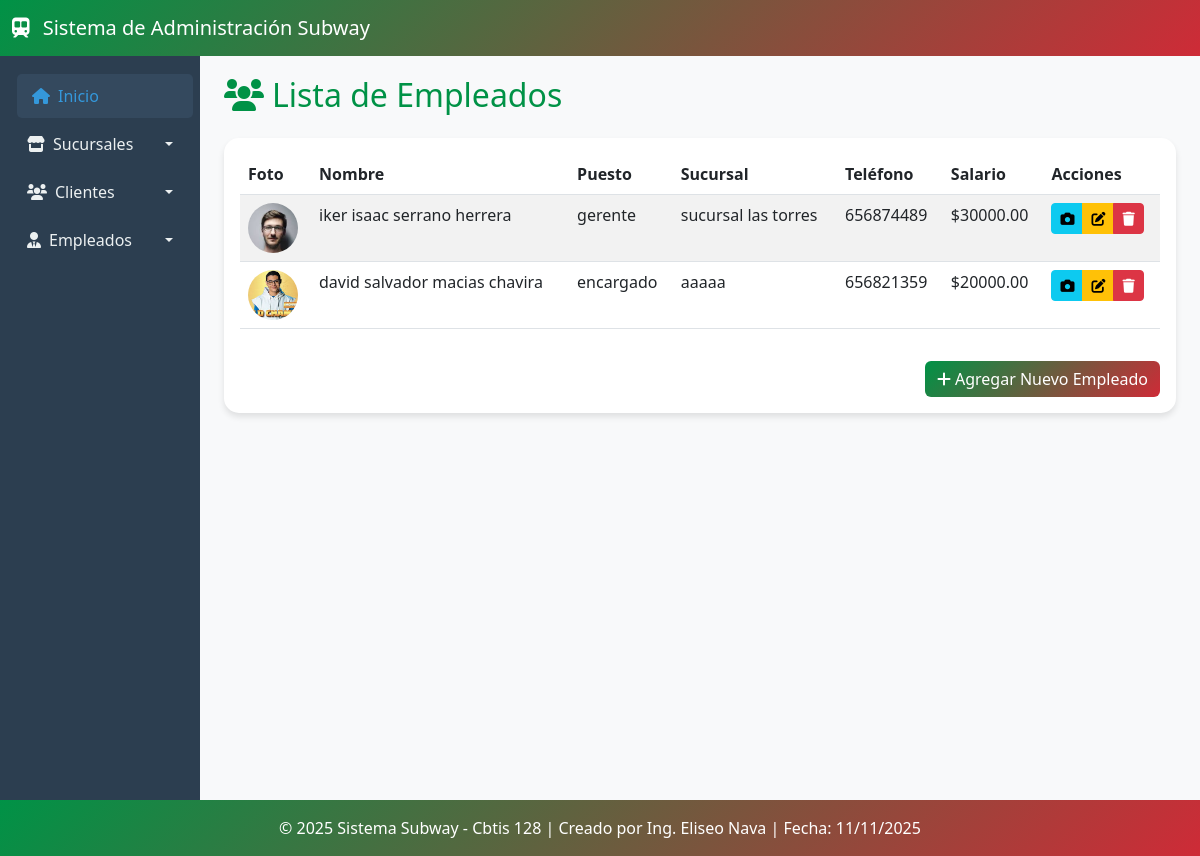
/empleados/, run on an earlier commit of the app's database.
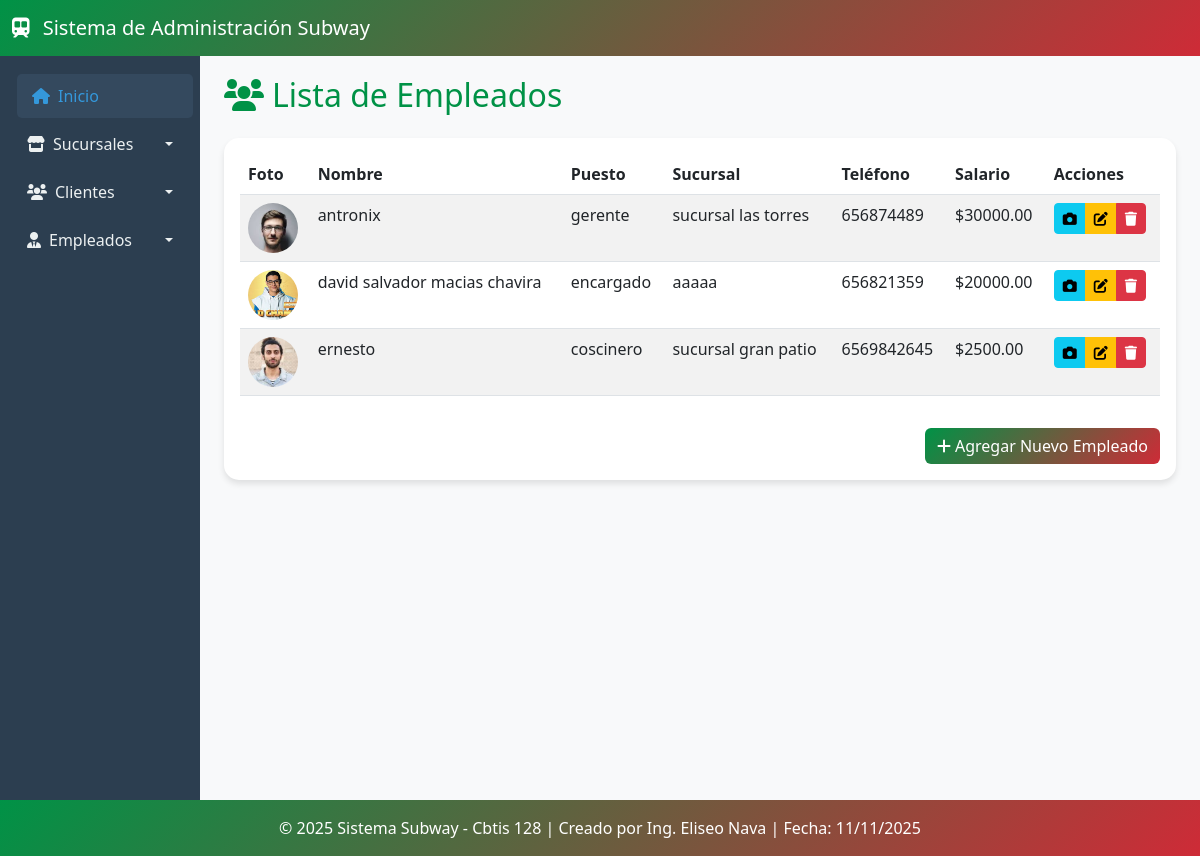
And on a later commit of the database.
### app_Subway/models.py (models this page shows, shortened)
class Empleado(models.Model):
    sucursal = models.ForeignKey(Sucursal, on_delete=models.CASCADE, related_name="empleados")
    nombre = models.CharField(max_length=100, default="Empleado")
    telefono = models.CharField(max_length=15)
    salario = models.DecimalField(max_digits=10, decimal_places=2)
    fecha_contratacion = models.DateField()
    puesto = models.CharField(max_length=50)
    foto_perfil = models.ImageField(upload_to='empleados/fotos/', null=True, blank=True)

class Sucursal(models.Model):
    nombre = models.CharField(max_length=50)
    telefono = models.CharField(max_length=15)
    horario_apertura = models.TimeField()
    horario_cierre = models.TimeField()
    direccion = models.CharField(max_length=100)
    foto_sucursal = models.ImageField(upload_to='sucursales/fotos/', null=True, blank=True)  # NUEVO CAMPO

### app_Subway/views.py (the view)
# urls.py: path('empleados/', views.ver_empleados, name='ver_empleados'),
def ver_empleados(request):
    empleados = Empleado.objects.all()
    return render(request, 'app_Subway/empleados/ver_empleados.html', {'empleados': empleados})

### app_Subway/templates/app_Subway/empleados/ver_empleados.html
{% extends 'app_Subway/base.html' %}
{% block content %}
<div class="row">
    <div class="col-12">
        <h2 class="mb-4" style="color: #009246;">
            <i class="fas fa-users me-2"></i>Lista de Empleados
        </h2>
    </div>
</div>
<div class="card card-custom">
    <div class="card-body">
        <div class="table-responsive">
            <table class="table table-striped table-hover">
                <thead style="background: linear-gradient(135deg, #009246, #CE2B37); color: white;">
                    <tr>
                        <th>Foto</th>
                        <th>Nombre</th>
                        <th>Puesto</th>
                        <th>Sucursal</th>
                        <th>Teléfono</th>
                        <th>Salario</th>
                        <th>Acciones</th>
                    </tr>
                </thead>
                <tbody>
                    {% for empleado in empleados %}
                    <tr>
                        <td>
                            {% if empleado.foto_perfil %}
                                <img src="{{ empleado.foto_perfil.url }}" alt="Foto"
                                     class="rounded-circle" style="width: 50px; height: 50px; object-fit: cover;">
                            {% else %}
                                <div class="bg-light rounded-circle d-inline-flex align-items-center justify-content-center"
                                     style="width: 50px; height: 50px;">
                                    <i class="fas fa-user text-secondary"></i>
                                </div>
                            {% endif %}
                        </td>
                        <td>{{ empleado.nombre }}</td>
                        <td>{{ empleado.puesto }}</td>
                        <td>{{ empleado.sucursal.nombre }}</td>
                        <td>{{ empleado.telefono }}</td>
                        <td>${{ empleado.salario }}</td>
                        <td>
                            <div class="btn-group" role="group">
                                <a href="{% url 'actualizar_foto_perfil' empleado.id %}" class="btn btn-info btn-sm" title="Actualizar Foto">
                                    <i class="fas fa-camera"></i>
                                </a>
                                <a href="{% url 'actualizar_empleado' empleado.id %}" class="btn btn-warning btn-sm" title="Editar">
                                    <i class="fas fa-edit"></i>
                                </a>
                                <a href="{% url 'borrar_empleado' empleado.id %}" class="btn btn-danger btn-sm" title="Borrar">
                                    <i class="fas fa-trash"></i>
                                </a>
                            </div>
                        </td>
                    </tr>
                    {% empty %}
                    <tr>
                        <td colspan="7" class="text-center">No hay empleados registrados</td>
                    </tr>
                    {% endfor %}
                </tbody>
            </table>
        </div>
        <div class="d-grid gap-2 d-md-flex justify-content-md-end mt-3">
            <a href="{% url 'agregar_empleado' %}" class="btn btn-subway">
                <i class="fas fa-plus me-1"></i>Agregar Nuevo Empleado
            </a>
        </div>
    </div>
</div>
{% endblock %}

What changed in the data, as far as the page shows it:
changed Empleado "gerente": nombre "iker isaac serrano herrera" → "antronix"
added Empleado: foto_perfil (picture), nombre "ernesto", puesto "coscinero", sucursal.nombre "sucursal gran patio", telefono "6569842645", salario "2500.00"
